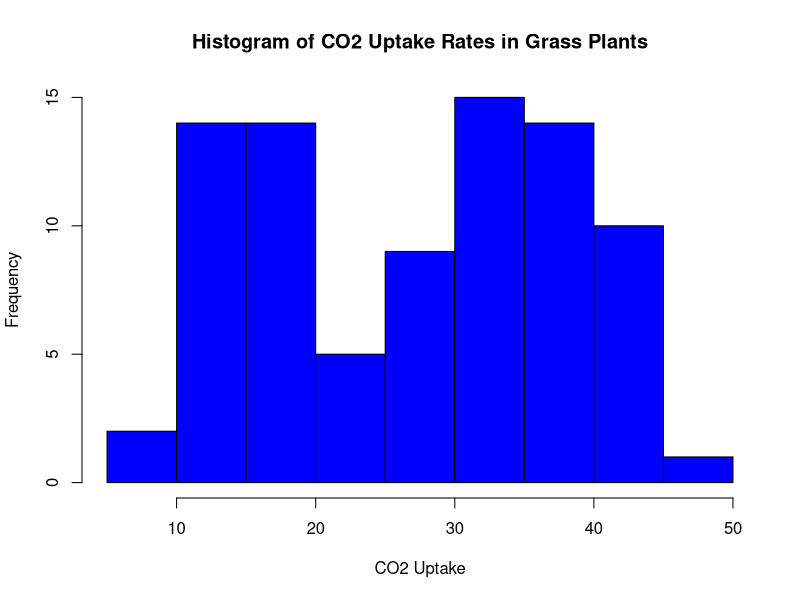

This figure's R source: (Note: this script raises an error after producing the figure.)
# 1
data(CO2) # Loading in the CO2 dataset

head(CO2) # Show the first 6 rows of the data set

hist(CO2$uptake, col = "Blue", xlab = "CO2 Uptake", 
     main = paste("Histogram of CO2 Uptake Rates in Grass Plants"))
# Creates a histogram for the uptake variable with adjustments
# The histogram shown is a Biomodal Histogram

# 2
?stem() # a) Search up the stem() function

x <- c(9,9,22,32,33,39,39,42,49,52,58,70) 
# Create a vector with the given sequence

stem(x) # b) Create a stemplot with the vector

stem(x, scale = 2) 
# c and d) Create a stemplot that matches the example in the worksheet

# e) Stem plots perserve data because stemplots show the exact data for each
# point just by looking at one.
# Histograms on the other hand is more generalized and does not tell the exact
# data for each point.

# 3
min(state.area) # a) The area of the smallest state is 1214 sq. mile
max(state.area) # b) The area of the largest state is 589757 sq. mile
mean(state.area) # c) The mean of the states is 72367.98 sq. mile
median(state.area) # d) The median of the state is 56222 sq. mile
diff(range(state.area)) 
# e) The difference of the max and min of the data is 588543 sq. mile

# 4
v <- c(2,3,3,3,4,2,5,10) # Create a vector with the given numbers

install.packages("statip") # Install and load statip to use the mfv() function
library(statip)

mfv(v) # The mode of the vector is 3
